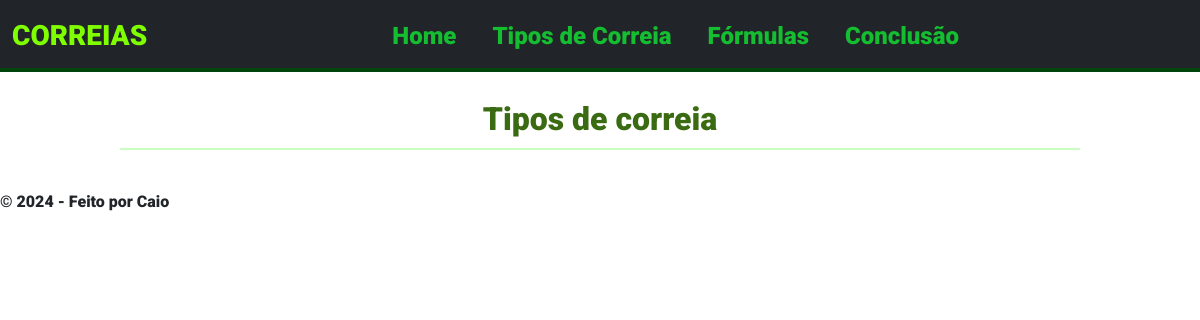
Page /tipos-correia/ on the earlier database version.
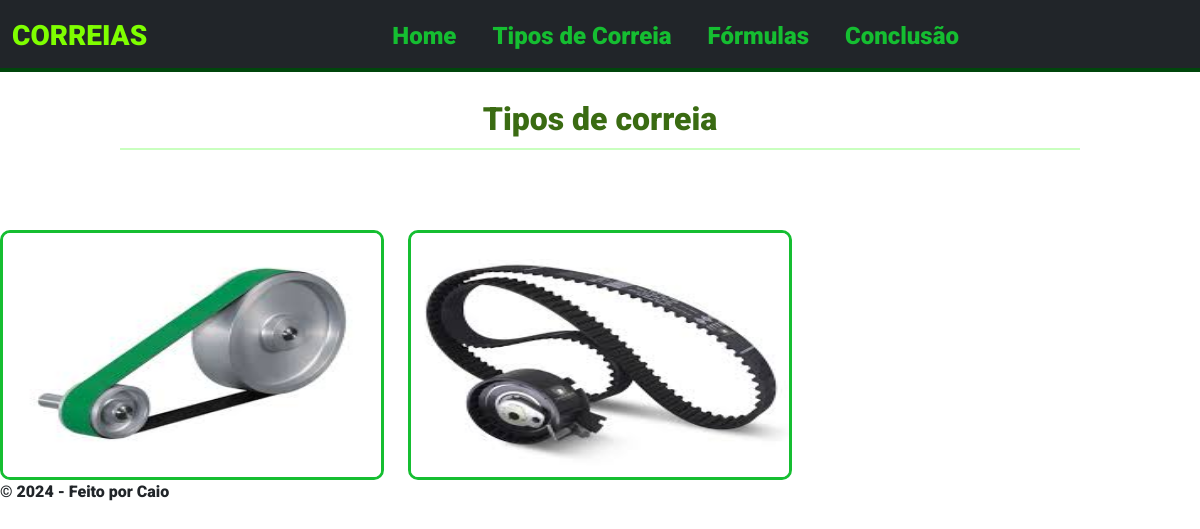
Same page on the later database version.
### core/models.py (models this page shows, shortened)
class TipoCorreia(models.Model):
    nome = models.CharField(max_length=100)
    descricao = models.TextField()
    imagem = models.ImageField(upload_to='tipos_correia/')

### core/views.py (the view)
# urls.py: path('tipos-correia/', views.lista_tipos_correia, name='lista_tipos_correia'),
def lista_tipos_correia(request):
    tipos_correia = TipoCorreia.objects.all()
    return render(request, 'lista_tipos_correia.html', {'tipos_correia': tipos_correia})

### templates/lista_tipos_correia.html (shortened to what this page needs)
{% extends '_main.html' %}
{% block content %}
<div style="margin-top: 100px" class="section-title">
        <h2 class="correia">Tipos de correia</h2>
        <hr>
</div>
<div class="row">
    {% for tipo_correia in tipos_correia %}
    <div class="col-md-4">
        <a href="{% url 'detalhe_tipo_correia' tipo_correia.id %}" class="image-button">
            <img src="{{ tipo_correia.imagem.url }}" alt="{{ tipo_correia.nome }}" class="img-fluid">
        </a>
    </div>
    {% endfor %}
</div>
{% endblock %}

Differences in the rows shown:
added TipoCorreia: imagem (picture)
added TipoCorreia: imagem (picture)
